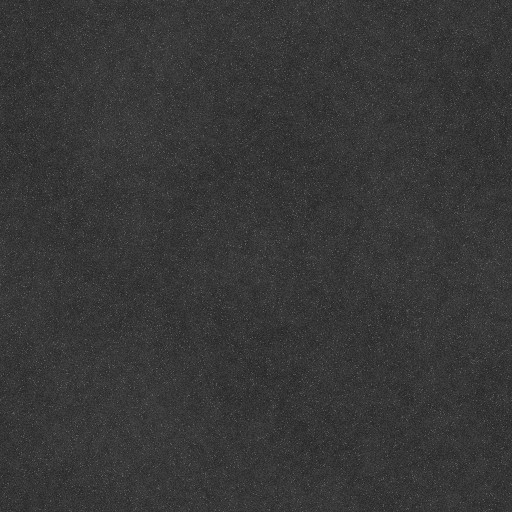
#> input picture assets-bar/map/BarBoteco/export/cidade.velha/texturas/asfalto.jpg, 512 x 512 px, given in place of Poliigon_PlasterPainted_7664_Normal.png, which was not available; the run also reads 1 picture not shown here
$ python 43_texturas_bar.py
#> lines starting #> are read from the running program, lines starting #| are printed output that depends on the picture
# Texturas do bar (paredes e escada) + otimizacao de memoria das texturas que o bar usa.
# Roda FORA do Blender, com o Python do sistema:
#   python -I scripts\43_texturas_bar.py
# 1) bar_reboco.jpg / bar_reboco_n.jpg: reboco pintado com relevo. A cor da Poliigon 7664 (PlasterPainted) e lisa
#    (o detalhe dela esta so no normal), entao o pol_reboco.jpg saia cinza chapado e as paredes pareciam sem textura.
#    Aqui: normal da 7664 repetido 4x4 (tile de 1,2 m, foto de 0,3 m) + manchas suaves da 8690 (ConcreteWorn)
#    + o relevo "assado" na cor. Neutro e claro: a cor de cada parede vem do fator do material (44_bar_paredes_escada).
# 2) Reduz texturas quase lisas (medido: PSNR > 40 dB no tamanho novo) e o letreiro (2048 px para uma placa de 2 m).
#    Original guardado em texturas\_orig_1024\ (so na 1a vez). Cada 1024 px que vira 256 economiza ~5 MB de GPU no jogo.
#    O 37_texturas_poliigon.py respeita os mesmos tamanhos (TAM) se rodar de novo.
import os, shutil, sys
import numpy as np
from PIL import Image

ROOT = os.path.dirname(os.path.dirname(os.path.abspath(__file__)))
TEX = os.path.join(ROOT, "texturas")
ORIG = os.path.join(TEX, "_orig_1024")
POL = os.path.join(os.path.expanduser("~"), "Downloads", "poliigon")
Q = 88

# tamanho final (lado maior) das texturas que podem diminuir sem perda visivel
TAM = {
    "pol_plastico.jpg": 256, "pol_plastico_preto.jpg": 256, "pol_metal_preto.jpg": 256, "pol_inox.jpg": 256,
    "pol_feltro.jpg": 256, "pol_metal_ondulado_n.jpg": 256, "pol_reboco.jpg": 128,
    "pol_metal_ondulado.jpg": 512, "pol_madeira_escura.jpg": 512, "telha.jpg": 512, "telha_n.jpg": 512,
    "letreiro_highland.jpg": 1024,
}


def abrir(rel):
    return Image.open(os.path.join(POL, rel))
#> returned value is the input picture: PIL image 512x512 RGB; min 28, max 111, mean 55.3
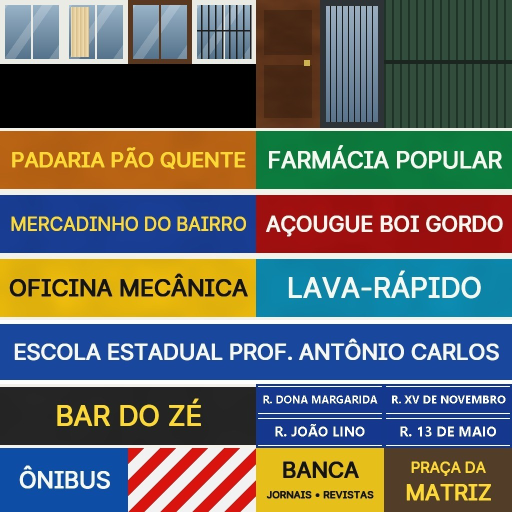
#> input picture assets-bar/map/BarBoteco/export/cidade.velha/texturas/atlas_bairro.jpg, 1024 x 1024 px, given in place of Poliigon_PlasterPainted_7664_AmbientOcclusion.jpg, which was not available (shown at 1/2 size)
#> in abrir, returned value is the input picture: PIL image 1024x1024 RGB; mean R, G, B 100.2, 104.3, 100.2


def lum(img):
    return np.asarray(img.convert("L"), np.float32) / 255


def repetir(img, k):
#> called with k = 4
    w, h = img.size
#> w = 512; h = 512
    out = Image.new(img.mode, (w * k, h * k))
#> out: PIL image 2048x2048 RGB; every value is 0
    for i in range(k):
        for j in range(k):
            out.paste(img, (i * w, j * h))
    return out


# ------------------------------------------------------------------ 1) reboco do bar (1024 px = 1,2 m)
N = 1024
nrm_src = abrir(r"Poliigon_PlasterPainted_7664\1K\Poliigon_PlasterPainted_7664_Normal.png").convert("RGB")
ao_src = abrir(r"Poliigon_PlasterPainted_7664\1K\Poliigon_PlasterPainted_7664_AmbientOcclusion.jpg")
manchas_src = abrir(r"Poliigon_ConcreteWorn_8690\1K\Poliigon_ConcreteWorn_8690_BaseColor.jpg")

nrm = np.asarray(repetir(nrm_src, 4).resize((N, N), Image.LANCZOS), np.float32) / 255 * 2 - 1
nrm /= np.linalg.norm(nrm, axis=2, keepdims=True)
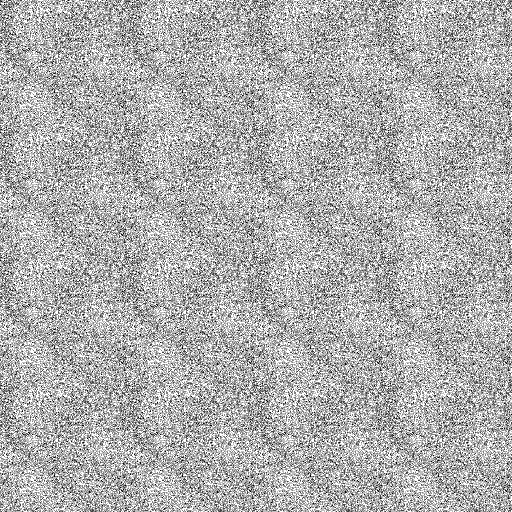
#> nrm: shape (1024, 1024, 3) float32 (shown at 1/2 size); values -0.577 (black) and -0.577 (white), 68.4% white; black in thin lines or dots
ao = lum(repetir(ao_src, 4).resize((N, N), Image.LANCZOS))
#> call 2 of repetir, with k = 4
#> in repetir (call 2), `out = Image.new(img.mode, (w * k, h * k))`: out: PIL image 4096x4096 RGB; every value is 0
#> after the loop in repetir (call 2), `for i in range(k):`:
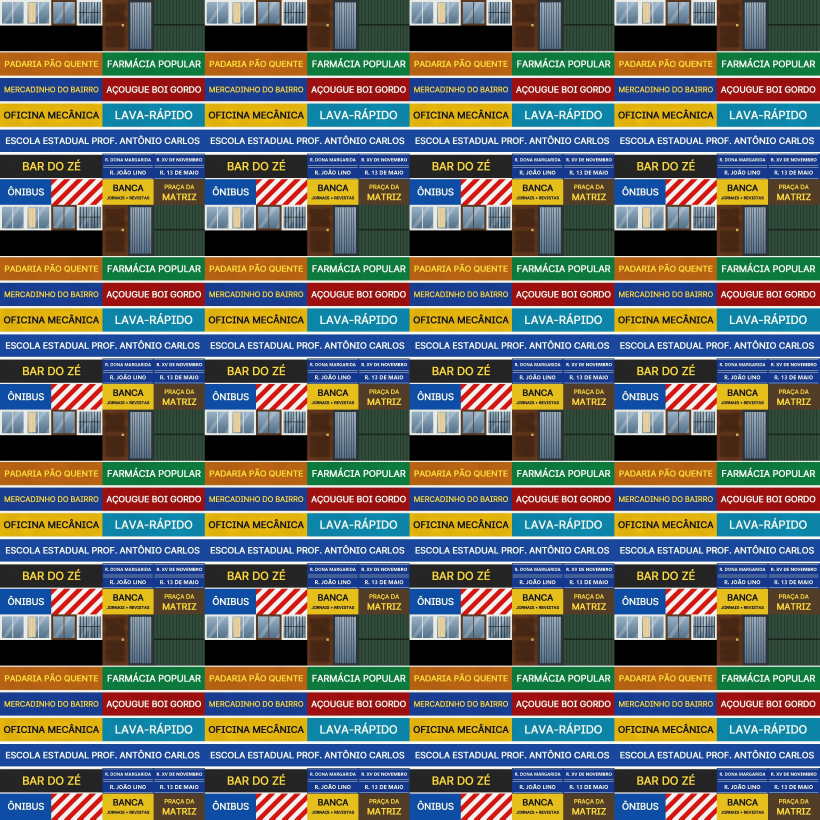
#> out: PIL image 4096x4096 RGB (shown at 1/5 size); mean R, G, B 100.2, 104.3, 100.2
m = lum(manchas_src.resize((N, N), Image.LANCZOS))
#> in lum (call 2), `return np.asarray(img.convert("L"), np.float32) / 255`:
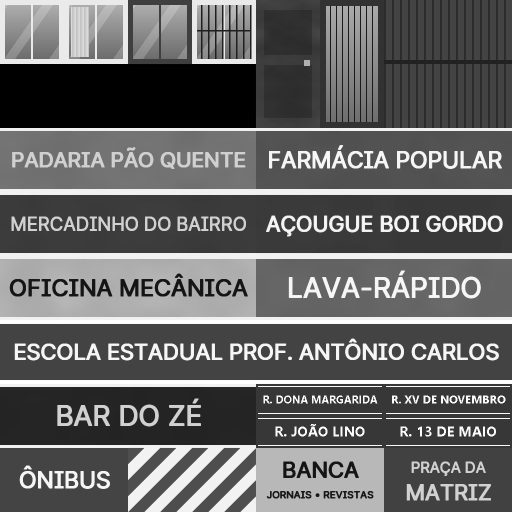
#> returned value: shape (1024, 1024) float32 (shown at 1/2 size); min 0, max 1, mean 0.402
m = np.clip((m - m.mean()) / (m.std() + 1e-6), -2.5, 2.5)

relevo = nrm[..., 0] * 0.55 + nrm[..., 1] * 0.83          # luz rasante de cima/lado: o grao do reboco aparece na cor
#> relevo: shape (1024, 1024) float32; values -0.797 (black) and -0.797 (white), 68.4% white; black in thin lines or dots
relevo = relevo / (np.abs(relevo).max() + 1e-6)
#> relevo: shape (1024, 1024) float32; values -1 (black) and -1 (white), 68.4% white; black in thin lines or dots
base = 0.87                                                # mesma media do pol_reboco antigo: as cores das paredes nao mudam
v = base * (1 + 0.045 * m + 0.06 * relevo) * (0.85 + 0.15 * ao)
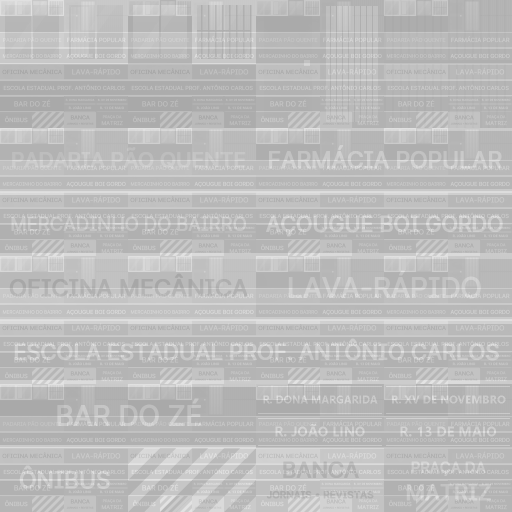
#> v: shape (1024, 1024) float32 (shown at 1/2 size); min 0.648, max 0.9, mean 0.744
v *= base / v.mean()
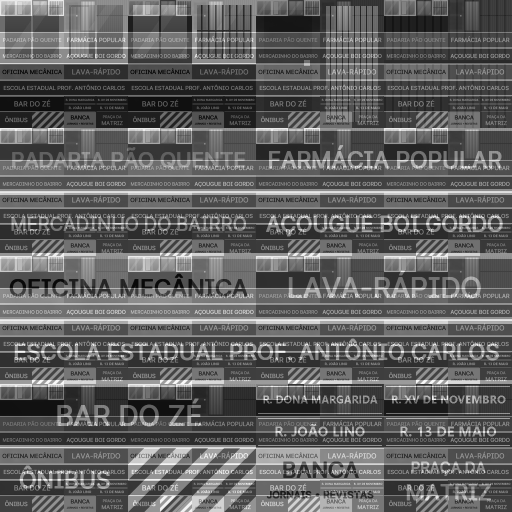
#> v: shape (1024, 1024) float32 (shown at 1/2 size); min 0.757, max 1.05, mean 0.87; drawn with min black and max white
cor = np.clip(np.stack([v * 1.0, v * 0.995, v * 0.985], -1), 0, 1)
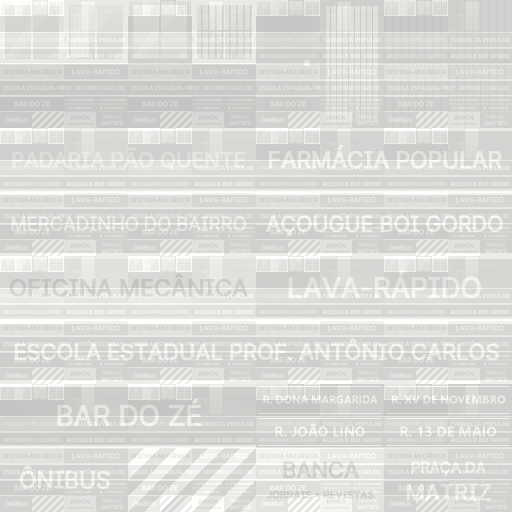
#> cor: shape (1024, 1024, 3) float32 (shown at 1/2 size); mean of channels 0, 1, 2 0.868, 0.864, 0.857; drawn as R, G, B
Image.fromarray((cor * 255).astype(np.uint8)).save(os.path.join(TEX, "bar_reboco.jpg"), quality=Q, optimize=True)
Image.fromarray(((nrm * 0.5 + 0.5) * 255).clip(0, 255).astype(np.uint8)).save(os.path.join(TEX, "bar_reboco_n.jpg"),
                                                                               quality=92, optimize=True)
print("bar_reboco.jpg / bar_reboco_n.jpg %d px (tile 1,2 m), media %.3f, desvio %.3f" % (N, v.mean(), v.std()))
#| bar_reboco.jpg / bar_reboco_n.jpg 1024 px (tile 1,2 m), media 0.870, desvio 0.056

# ------------------------------------------------------------------ 2) reduz o que e quase liso
os.makedirs(ORIG, exist_ok=True)
for nome, lado in TAM.items():
    p = os.path.join(TEX, nome)
    if not os.path.exists(p):
        print("  falta", nome)
        continue
    bak = os.path.join(ORIG, nome)
    if not os.path.exists(bak):
        shutil.copy2(p, bak)
    img = Image.open(bak)                                  # sempre a partir do original (rodar 2x nao degrada)
    w, h = img.size
#> w = 256; h = 256
    if max(w, h) <= lado:
        continue
    k = lado / max(w, h)
    img.convert("RGB").resize((max(1, round(w * k)), max(1, round(h * k))), Image.LANCZOS).save(p, quality=Q, optimize=True)
    print("  %-26s %4dx%-4d -> %4dx%-4d  %4d KB" % (nome, w, h, round(w * k), round(h * k), os.path.getsize(p) // 1024))
print("ok")
